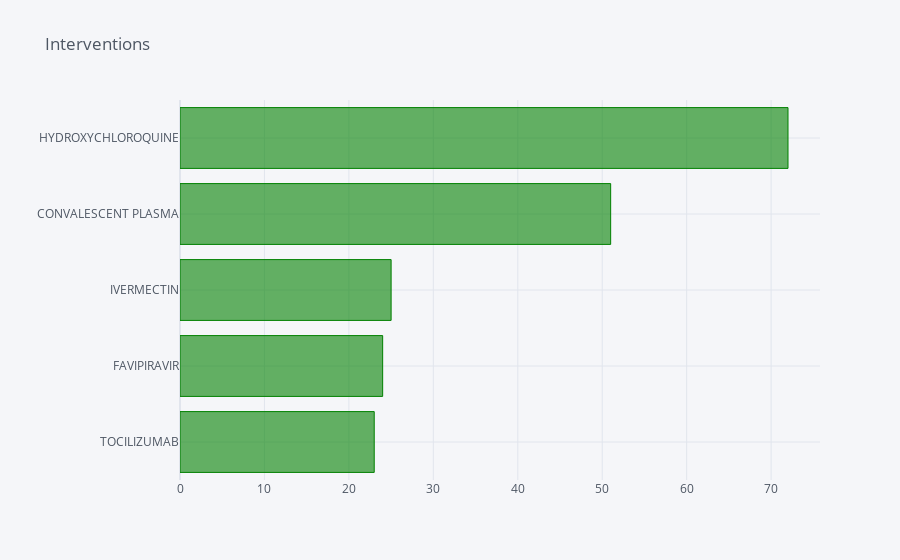

Notebook cell for this chart:
### Markdown cell above
# Interventions given

Intervention refers to the medicinal product (e.g drug, device, vaccine, placebo etc) given to the patients in a study. Let’s see the top five interventions given in these studies.

### Code cell
interventional_studies = df_covid[df_covid['study_type']=='Interventional']
top_interventions = interventional_studies['intervention'].value_counts().sort_values(ascending=True)[-5:]
top_interventions.iplot(kind='barh', title='Interventions',color='green')

### Figure 1 — Plotly figure (JSON) as saved in the notebook; plotly's stock layout.template omitted (floating-point values rounded to 4 significant figures)
{"data": [{"marker": {"color": "rgba(0, 128, 0, 0.6)", "line": {"color": "rgba(0, 128, 0, 1.0)", "width": 1}}, "name": "intervention", "orientation": "h", "text": "", "type": "bar", "x": [23, 24, 25, 51, 72], "y": ["TOCILIZUMAB", "FAVIPIRAVIR", "IVERMECTIN", "CONVALESCENT PLASMA", "HYDROXYCHLOROQUINE"]}], "layout": {"legend": {"bgcolor": "#F5F6F9", "font": {"color": "#4D5663"}}, "paper_bgcolor": "#F5F6F9", "plot_bgcolor": "#F5F6F9", "title": {"font": {"color": "#4D5663"}, "text": "Interventions"}, "xaxis": {"gridcolor": "#E1E5ED", "showgrid": true, "tickfont": {"color": "#4D5663"}, "title": {"font": {"color": "#4D5663"}, "text": ""}, "zerolinecolor": "#E1E5ED"}, "yaxis": {"gridcolor": "#E1E5ED", "showgrid": true, "tickfont": {"color": "#4D5663"}, "title": {"font": {"color": "#4D5663"}, "text": ""}, "zerolinecolor": "#E1E5ED"}}}
